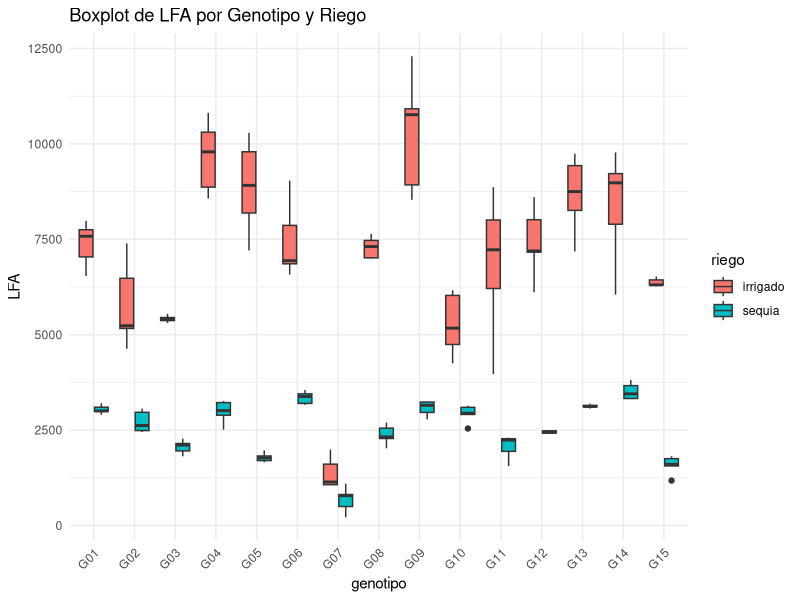

Write R code to recreate this figure.
## ---- chunk 1
datos <- read.csv(file = "LA MOLINA 2014 POTATO WUE (FB) - fb.csv" , header = TRUE, sep = ",")
## ---- chunk 2
model <- lm(formula = lfa ~ bloque + geno + riego + riego*geno, data = datos)

anova(model)
## ---- chunk 3
library(ggplot2)
ggplot(datos, aes(x = factor(geno), y = lfa , fill = factor(riego))) +
  geom_boxplot() +
  labs(title = "Boxplot de LFA por Genotipo y Riego" , 
       x = "genotipo" , 
       y = "LFA" , 
       fill = "riego") +
  theme_minimal() +
  theme(axis.text.x = element_text(angle = 45, hjust = 1))
  
